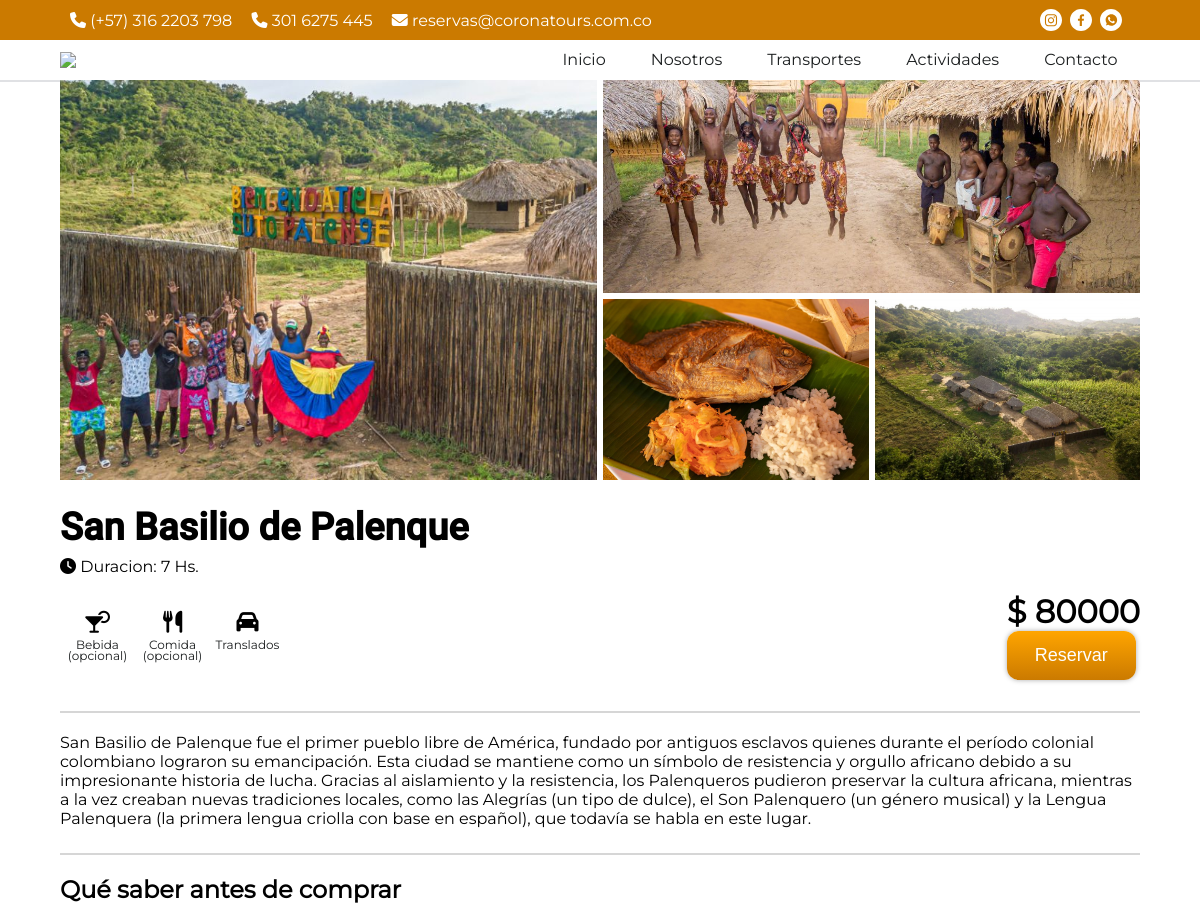
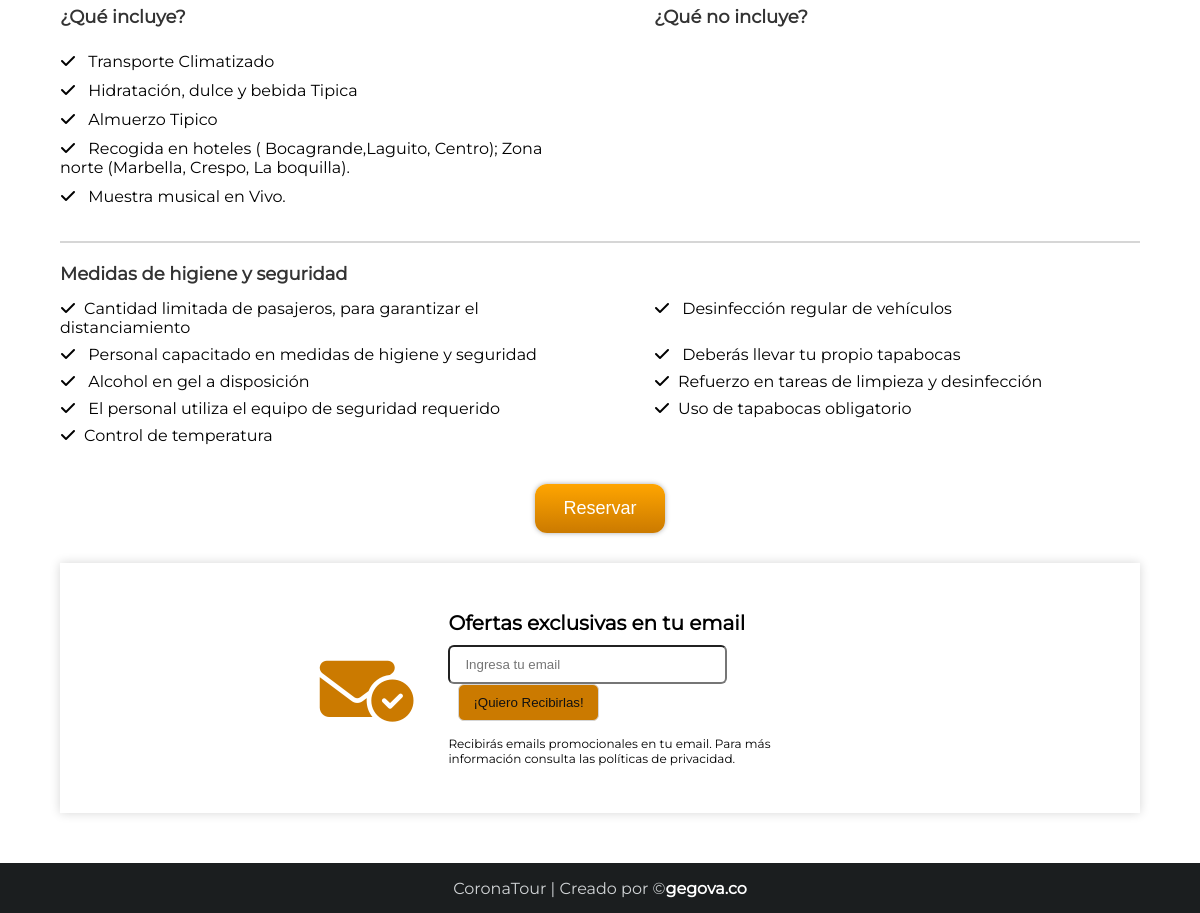
/tour/1/, run on the app's committed database (2 pictures, top to bottom).
### tours/models.py (models this page shows, shortened)
class Tours(models.Model):
    name = models.CharField(max_length=200, verbose_name="Nombre")
    description = models.CharField(max_length=250, verbose_name="Descripcion")
    image1 =  models.ImageField(default="null", upload_to="Imagen 1")
    image2 =  models.ImageField(default="null", upload_to="Imagen 2")
    image3 =  models.ImageField(default="null", upload_to="Imagen 3")
    image4 =  models.ImageField(default="null", upload_to="Imagen 4")
    info = RichTextField(verbose_name="Info")
    include = models.ManyToManyField(Inclusiones, blank=True, verbose_name="Incluye")
    noinclude = models.ManyToManyField(Exclusiones, blank=True, verbose_name="No Incluye")
    cash = models.IntegerField(verbose_name="Valor", default=0)
    created_at = models.DateTimeField(auto_now_add=True, verbose_name="Creado el")
    update_at = models.DateTimeField(auto_now=True, verbose_name="Editado el")

class Inclusiones(models.Model):
    description = models.CharField(max_length=250, verbose_name="Descripcion")
    created_at = models.DateTimeField(auto_now_add=True, verbose_name="Creado el")
    update_at = models.DateTimeField(auto_now=True, verbose_name="Editado el")
    def __str__(self):
        return f'{self.description}'

### tours/views.py (the view)
# urls.py: path('tour/<int:id>/', views.tour, name="tour"),
def tour(request, id):
    tours = Tours.objects.get(id=id)
    return render(request, 'tour.html', {
        'title': 'San Basilio de Palenque ',
        'tours': tours
    })

### tours/templates/tour.html (shortened to what this page needs)
{% extends 'layouts/layout.html' %}
{% load static %}
{% block content %}
    <div class="gallery">
        <div class="one">
            <img src="{{ tours.image1.url }}" />
        </div>
        <div class="two">
            <img src="{{ tours.image2.url }}" />
        </div>
        <div class="tree">
            <img src="{{ tours.image3.url }}" />
        </div>
        <div class="four">
            <img src="{{ tours.image4.url }}" />
        </div>
    </div>
<h1 class="title-p"> {{ tours.name }}</h1>
<div class="time-tour">
    <span ><i class="fa-solid fa-clock"></i> Duracion: 7 Hs.</span>
</div>
<div class="h-booking">
    <div class="serv-icon">
        <div class="box-icon">
            <i class="fa-solid fa-martini-glass-citrus"></i>
            <p>Bebida (opcional) </p>
        </div>
        <div class="box-icon">
            <i class="fa-solid fa-utensils"></i>
            <p>Comida (opcional) </p>
        </div>
        <div class="box-icon">
            <i class="fa-solid fa-car"></i>
            <p>Translados </p>
        </div>
    </div>
    <div class="box-btn">
        <h1>$ {{ tours.cash }}</h1>
        <button class="btn" onclick="enlace({{ tours.id }})"> Reservar </button>
    </div>
</div>
<hr />
<p class="parrafo">
   {{ tours.info|safe }}
</p>
<hr />
<h2> Qué saber antes de comprar </h2>
<div class="box-know" >
    <div class="box-one" >
        <h3 class="sub-title-3"> ¿Qué incluye? </h3>
        <ul>
            {% for incluye in tours.include.all   %}
                <li> <i class="fa-solid fa-check"></i>
                        {{ incluye }}
                </li>
            {% endfor %}
        </ul>
    </div>
    <div class="box-two" >
        <h3 class="sub-title-3"> ¿Qué no incluye?</h3>
    </div>
</div>
<hr />
<div class="higiene">
    <h3 class="sub-title-3"> Medidas de higiene y seguridad </h3>
    <ul>
        <li> <i class="fa-solid fa-check"></i>Cantidad limitada de pasajeros, para garantizar el distanciamiento  </li>
        <li> <i class="fa-solid fa-check"></i> Desinfección regular de vehículos  </li>
        <li> <i class="fa-solid fa-check"></i> Personal capacitado en medidas de higiene y seguridad  </li>
        <li> <i class="fa-solid fa-check"></i> Deberás llevar tu propio tapabocas  </li>
        <li> <i class="fa-solid fa-check"></i> Alcohol en gel a disposición  </li>
        <li> <i class="fa-solid fa-check"></i>Refuerzo en tareas de limpieza y desinfección </li>
        <li> <i class="fa-solid fa-check"></i> El personal utiliza el equipo de seguridad requerido  </li>
        <li>  <i class="fa-solid fa-check"></i>Uso de tapabocas obligatorio  </li>
        <li> <i class="fa-solid fa-check"></i>Control de temperatura </li>
    </ul>
</div>
<div class="box-booking">
    <button class="btn"> Reservar </button>
</div>
<div class="email" >
    <i class="fa-regular fa-envelope-circle-check"></i>
    <div class="descrip-email">
    <h3> Ofertas exclusivas en tu email </h3>
        <form>
            <input type="text" placeholder="Ingresa tu email" />
            <input type="submit" value="¡Quiero Recibirlas!" />
        </form>
        <p>
            Recibirás emails promocionales en tu email. Para más información
            consulta las <a src="#">políticas de privacidad.  </a>
        </p>
    </div>
</div>
{% endblock  %}

### home/templates/layouts/layout.html (shortened to what this page needs)
<!DOCTYPE html>
<html lang="es">
 {% load static %}
    <head>
        <link rel="stylesheet" type="text/css" href="{% static 'css/styles.css' %}" >
        <link rel="stylesheet" type="text/css" href="{% static 'css/styles_maps.css' %}" >
        <link rel="stylesheet" type="text/css" href="{% static 'css/fonts.css' %}" >
        <link rel="stylesheet" href="{% static 'fontawesome/css/fontawesome.css'%}">
        <link rel="stylesheet" href="{% static 'fontawesome/css/brands.css'%}">
        <link rel="stylesheet" href="{% static 'fontawesome/css/solid.css'%}">
    </head>
    <body>
        <div class="header-t">
            <div class="info-h">
              <span> <i class="fa-solid fa-phone"></i> (+57) 316 2203 798  </span><span> <i class="fa-solid fa-phone"></i>  301 6275 445 </span> <span> <i class="fa-solid fa-envelope"></i> reservas@coronatours.com.co </span>
            </div>
            <div class="redes aling-l">
                <img src="{% static 'img/Instagram.svg' %} " alt="Instagram CoronaTours">
                <img src="{% static 'img/facebook.svg' %}" alt="Facebook CoronaTours">
                <img src="{% static 'img/whatsapp.svg' %}" alt="whatsapp CoronaTours">
            </div>
        </div>
        <header>
                <div id="logotipo">
                    <a href="{% url 'home' %}"> <img src="{% static 'img/logo.png' %}" > </a>
                </div>
            <nav>
                <ul>
                    <li>
                        <a class="link-item" href="{% url 'home' %}" >Inicio</a>
                    </li>
                    <li>
                        <a class="link-item" href="{% url 'about' %} " >Nosotros</a>
                    </li>
                    <li>
                        <a class="link-item" href="{% url 'reserve' %}">transportes</a>
                    </li>
                    <li>
                        <a class="link-item" href="{% url 'tours' %}">Actividades</a>
                    </li>
                    <li>
                        <a class="link-item" href="{% url 'contact' %} ">Contacto</a>
                    </li>
                </ul>
            </nav>
        </header>
        <div id="content">
            <div id="box">
                {% block content %}
                {% endblock  %}
            </div>
        </div>
        <footer>
            CoronaTour  |  Creado por &copy;  <a href="gegova.co">gegova.co</a>
        </footer>
    </body>
</html>

### home/static/css/styles.css (style rules this page uses)
* { margin: 0px; padding: 0px; text-decoration: none; }
body { background-color: #fff; font-family: "Montserrat"; }
.header-t { display: flex; justify-content: space-between; align-items: center; width: 100%; height: 40px; background-color: #cb7a00; }
header { width: 100%; display: flex; align-items: center; justify-content: space-around; box-shadow: 0px 2px 0px 0px rgba(0, 11, 38, 0.12); }
#logotipo { width: 30%; }
#logotipo img { display: block; width: 100px; }
nav { width: 50%; height: 40px; font-size: 16px; font-family: "Montserrat"; }
nav>ul { display: flex; justify-content: space-around; align-items: center; list-style: none; text-decoration: none; }
nav>ul>li { line-height: 40px; }
nav>ul>li>a { padding-left: 20px; padding-right: 20px; color: #1B1E1F; font-weight: 500; text-transform: capitalize; transition: all 200ms; }
#content { width: 90%; min-height: 350px; margin: 0 auto; margin-bottom: 50px; }
#box { background: white; width: 100%; border-radius: 13px; margin: 0 auto; }
footer { display: flex; align-items: center; justify-content: center; width: 100%; height: 50px; background-color: #1B1E1F; color: #d1d4d6; }
footer a { text-decoration: none; color: #fff; font-weight: 700; }
.gallery { width: 100%; height: 400px; display: grid; grid-template-columns: repeat(4, 1fr); grid-gap: 6px; grid-auto-rows: minmax(100px, auto); margin-bottom: 25px; }
.one { grid-column: 1 / 3; grid-row: 1 / 3; }
.two { grid-column: 3 / 5; grid-row: 1; }
.tree { grid-column: 3 / 3; grid-row: 2; }
.four { grid-column: 4 / 4; grid-row: 2; }
.gallery img { width: 100%; height: 100%; object-fit: cover; }
.serv-icon { display: flex; margin-top: 25px; margin-bottom: 25px; }
.serv-icon .box-icon { width: 75px; text-align: center; }
.serv-icon .box-icon i { font-size: 22px; }
.serv-icon .box-icon p { font-size: 12px; color: #1B1E1F; margin-top: 5px; line-height: 11px; }
.email { display: flex; justify-content: center; align-items: center; width: 100%; height: 250px; margin-top: 30px; box-shadow: 0px 0px 10px #d6d6d6; }
.email i { font-size: 75px; color: #cb7a00; }
.email .descrip-email { width: 40%; margin-left: 35px; }
.email .descrip-email h3 { display: block; font-size: 20px; margin-bottom: 10px; }
.email .descrip-email input[type="text"] { padding: 10px; padding-left: 15px; width: 250px; border-radius: 6px; }
.email .descrip-email input[type="submit"] { padding: 10px; padding-left: 14px; padding-right: 14px; border-radius: 6px; background-color: #cb7a00; color: #111; border: 1px solid #d6d6d6; margin-left: 10px; }
.email .descrip-email p { font-size: 12px; margin-top: 15px; width: 350px; }
.time-tour { display: block; margin-top: 8px; margin-bottom: 10px; }
.title-p { font-family: "Roboto Medium"; font-size: 38px; }
hr { margin-top: 25px; margin-bottom: 20px; border: 1px solid #d6d6d6; }
.parrafo { font-size: 18px; color: #111; }
.sub-title-3 { display: block; font-size: 18px; color: #333333; margin-bottom: 10px; }
.box-know { display: flex; justify-content: space-between; width: 100%; margin-top: 15px; }
.box-one, .box-two { width: 45%; }
.box-one ul, .box-two ul { margin-top: 24px; }
.box-know ul li { margin-bottom: 10px; list-style: none; }
.box-know ul li i { margin-right: 8px; }
.higiene ul { display: flex; flex-wrap: wrap; justify-content: space-between; width: 100%; }
.higiene ul li { width: 45%; margin-bottom: 4px; margin-top: 4px; list-style: none; }
.higiene ul li i { margin-right: 8px; }
.info-h { width: 70%; margin-left: 70px; }
.info-h span { color: #fff; font-size: 16px; margin-right: 15px; }
.header-t .redes { width: 30%; display: flex; justify-content: flex-end; margin-right: 70px; }
.header-t .redes img { width: 22px; margin-right: 8px; color: #fff; }
.btn { background: linear-gradient(orange, #cb7a00 ); color: #fff; font-size: 18px; border: none; border-radius: 12px; padding: 14px 28px; box-shadow: 0px 0px 5px #aaa; }
.h-booking { display: flex; justify-content: space-between; align-items: center; }
.box-booking { display: block; width: 100%; margin-top: 35px; margin-bottom: 25px; }
.box-booking button { display: block; margin: 0px auto; justify-content: center; }

### data on the page
Tours: image1 (picture), image2 (picture), image3 (picture), image4 (picture), name "San Basilio de Palenque", cash "80000", info "San Basilio de Palenque fue el primer pueblo libre de América, fundado por antiguos esclavos quienes durante el período colonial colombiano lograron su emancipación. Esta ciudad se mantiene como un símbolo de resistencia y orgullo africano debido a su impresionante historia de lucha. Gracias al aislamiento y la resistencia, los Palenqueros pudieron preservar la cultura africana, mientras a la vez creaban nuevas tradiciones locales, como las Alegrías (un tipo de dulce), el Son Palenquero (un género musical) y la Lengua Palenquera (la primera lengua criolla con base en español), que todavía se habla en este lugar."
Inclusiones: description "Transporte Climatizado"
Inclusiones: description "Hidratación, dulce y bebida Tipica"
Inclusiones: description "Almuerzo Tipico"
Inclusiones: description "Recogida en hoteles ( Bocagrande,Laguito, Centro); Zona norte (Marbella, Crespo, La boquilla)."
Inclusiones: description "Muestra musical en Vivo."
